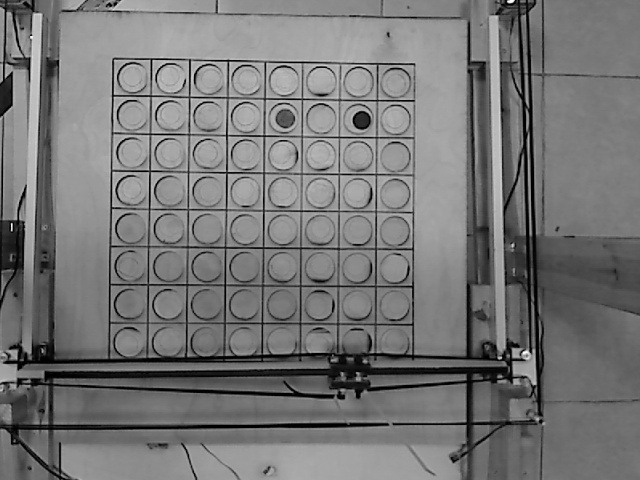
#> input picture עיבוד תמונה/daata/data1300.jpg, 640 x 480 px, given in place of the camera
$ python func_name.py
#> lines starting #> are read from the running program, lines starting #| are printed output that depends on the picture; after the words box and inside, x2 and y2 are one past the last pixel; in counts of white or black regions, pixels touching at a corner belong together
import cv2
import numpy as np
import math
#variables
#circles
r = 8 #min radius
R = 11 #max radius
circles_param = 1.9 #circles thrashhold
up_th = 50
down_th = 0
red_color_majority = 50
#images
global cam
img2 = cv2.imread("data1175.jpg", 0)
# img2 = img2[50:390, 165:500]
# cimg = 0
# s_img = 0
#lines
lines_param = 200
angle_param = np.pi / 720
max_rho = 280
min_rho = 0
y_angle = np.pi / 2
y_thrash_hold = 0.4
x_angle = 0.0
x_thrash_hold = 0.5
min_d_rho = 20
max_d_theta = 0.5

#colors
thrash_hold = 30


#functio for help
def cimg_def(img):
    return cv2.cvtColor(img, cv2.COLOR_GRAY2BGR)


def cutPicture(img):
    return img[30:370, 70:440]

def myKey(line):
    return abs(line[0][0])


# [25 lines left out: functions img2_def, get_color, not called in this run]

def initialCamera():
    return cv2.VideoCapture(0)


def get_y_line_formula(dot1, dot2):
    # [5 lines left out: function g, not called in this run]
    return g

def get_x_line_formula(dot1, dot2):
    # [8 lines left out: function g, not called in this run]
    return g

def get_new_point(x,y):
    return ((x-10)*0.8, (y-10)*0.8)

def first_editing(image):
   image = cv2.adaptiveThreshold(image, 255, cv2.ADAPTIVE_THRESH_GAUSSIAN_C, cv2.THRESH_BINARY, 11, 0.001)
   return image

def show_image(image):
   cv2.imshow("image", image)
   cv2.waitKey(0)

def resize(image):
   shape = image.shape
   if len(shape) == 2:
      height, width = shape
   else:
      height, width, chanels = shape
   image = image[10:height, 10:width] #cut the edge of the image
   image = cv2.resize(image, (0, 0), fx=0.8, fy=0.8)
   return image

# [6 lines left out: function bolding, not called in this run]


def find_circles(img2):
    return cv2.HoughCircles(img2, cv2.HOUGH_GRADIENT, circles_param, 20, param1=50, param2=30, minRadius=r, maxRadius=R)


# [34 lines left out: functions filter_circles, draw_circles, not called in this run]


def find_lines(img):
    s_img = resize(img)
    gray = cv2.cvtColor(s_img, cv2.COLOR_RGB2GRAY)
    gray = first_editing(gray)
    gray = 255 - gray
    # cv2.imshow('cacc', gray)
    # cv2.waitKey(0)
    lines = cv2.HoughLines(gray, 1, angle_param, lines_param)
    return sorted(lines,key = myKey)


def filter_lines(lines):
    lines_filtered = []
    for i in range(len(lines)):
        selected = False
        rho1, theta1 = lines[i][0]
        if abs(rho1) > max_rho or abs(rho1) < min_rho:
            continue
        if np.tan(theta1) != 0 and abs((np.tan(theta1)**-1) - (np.tan(y_angle)**(-1))) < y_thrash_hold:
            selected = True
        if abs((np.tan(theta1)) - (np.tan(x_angle))) < x_thrash_hold:
            selected = True
        if len(lines_filtered) == 0 and selected:
            lines_filtered.append(lines[i])
        for j in range(len(lines_filtered)):
            rho2, theta2 = lines_filtered[j][0]
            if abs((np.sin(theta1)) - (np.sin(theta2))) < max_d_theta and abs(abs(rho1) - abs(rho2)) < min_d_rho:
                selected = False
        if selected:
            lines_filtered.append(lines[i])
    return lines_filtered


def draw_lines(lines_filtered,s_img):
    for line in lines_filtered:
        for rho, theta in line:
            sin = math.cos(theta)
            cos = math.sin(theta)
            x0 = sin * rho
            y0 = cos * rho
            x1 = (x0 + 1000 * (-cos))
            y1 = (y0 + 1000 * (sin))
            x2 = (x0 - 1000 * (-cos))
            y2 = (y0 - 1000 * (sin))
            if abs(abs(np.tan(theta)) - abs(np.tan(x_angle))) < x_thrash_hold:
                cv2.line(s_img, (int(x1), int(y1)), (int(x2), int(y2)), (0, 255, 0), 2)
            else:
                cv2.line(s_img, (int(x1), int(y1)), (int(x2), int(y2)), (0, 0, 255), 2)


def classified_lines(filtered_lines):
    red_form = []
    green_form = []
    for line in filtered_lines:
        for rho, theta in line:
            sin = math.cos(theta)
            cos = math.sin(theta)
            x0 = sin * rho
            y0 = cos * rho
            x1 = (x0 + 1000 * (-cos))
            y1 = (y0 + 1000 * (sin))
            x2 = (x0 - 1000 * (-cos))
            y2 = (y0 - 1000 * (sin))
            if np.tan(theta) != 0 and  abs(abs(np.tan(theta)**(-1)) - abs(np.tan(y_angle)**(-1))) < y_thrash_hold:
                red_form.append(get_y_line_formula((x1, y1), (x2, y2)))
            else:
                green_form.append(get_x_line_formula((x1, y1), (x2, y2)))
    # print(len(green_form)," - greens " , len(red_form)," - reds ")
    return red_form , green_form


# [41 lines left out: functions create_board, find_board, get_board, not called in this run]


def take_pic():
    rval , frame = cam.read()
#> frame is the input picture: shape (480, 640, 3); min 0, max 255, mean 118.1
    cv2.imwrite('board.jpg',frame)
    board_img = cv2.imread('board.jpg', 0)
#> board_img: shape (480, 640); min 0, max 255, mean 118.1
    return board_img


def take_color_pic():
    frame = cv2.imread('board.jpg')
#> frame: shape (480, 640, 3); min 0, max 255, mean 118.1
    return frame


if __name__ == '__main__':
    cam = initialCamera()
    print('hi')
    key = "enter"
    while True:
        print("press key to continue")
        key = input()
        if key == 'e':
            break
        if key == 't':
            thrash_hold = int(input('set color thrash hold'))
        if key == 'u':
            up_th = int(input('set up_th'))
            down_th = float(input('set down_th'))
        if key =='R':
            p = input('set max radius')
            R = int(p)
        if key =='r':
            p = input('set min radius')
            r = int(p)
        if key =='p':
            p = input('set circles_parameter')
            circles_param = float(p)
        img = take_pic()
        colored_pic = take_color_pic()

        print("working...")
        img = cutPicture(img)
#> in cutPicture, `return img[30:370, 70:440]`:
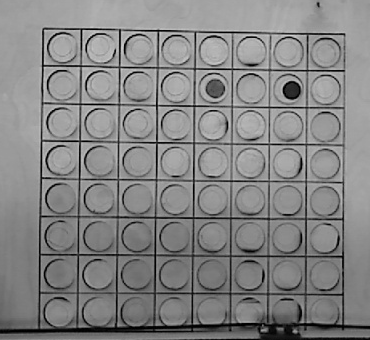
#> returned value: shape (340, 370); min 0, max 212, mean 132
        colored_pic = cutPicture(colored_pic)

        if key == 'a' or key == 'd':
            show_image(img)
        if key == 'b' or key == 'a':
            s_bord = np.array([[0,0,0,0,0,0,0,0],
                            [0,0,0,0,0,0,0,0],
                            [0,0,0,0,0,0,0,0],
                            [0,0,0,0,0,0,0,0],
                            [0,0,0,0,0,0,0,0],
                            [0,0,0,0,0,0,0,0],
                            [0,0,0,0,0,0,0,0],
                            [0,0,0,0,0,0,0,0]])
            for i in range(10):
                img = take_pic()
                colored_pic = take_color_pic()
                img = cutPicture(img)
                colored_pic = cutPicture(colored_pic)
                board = get_board(img, colored_pic)
                board1 = np.array(board)
                s_bord += board1
            s_bord = 0.1*s_bord
            for i in range(8):
                for j in range(8):
                    if s_bord[i][j] > 0.5:
                        s_bord[i][j] = int(1)
                    elif s_bord[i][j] < - 0.5:
                        s_bord[i][j] = int(-1)
                    else:
                        s_bord[i][j] = int(0)
            print(s_bord)
            if key == 'b':
                continue
        if key == 'c' or key == 'a':
            circles = find_circles(img)
            circles = filter_circles(circles,colored_pic)
        c = cimg_def(img)
        if key == 'c' or key == 'a':
            draw_circles(circles,c)
        lines = find_lines(c)
#> in resize, `image = image[10:height, 10:width]`:
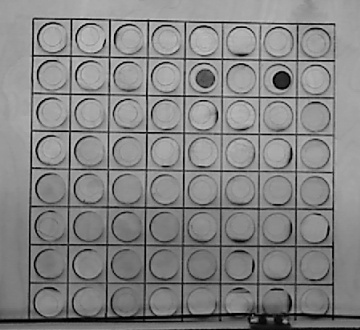
#> image: shape (330, 360, 3); min 0, max 212, mean 130.9
#> in resize, `image = cv2.resize(image, (0, 0), fx=0.8, fy=0.8)`:
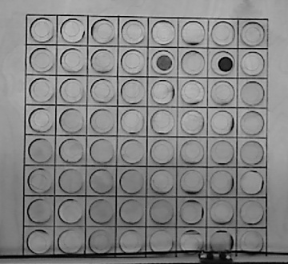
#> image: shape (264, 288, 3); min 0, max 202, mean 130.8
#> in first_editing, `image = cv2.adaptiveThreshold(image, 255, cv2.ADAPTIVE_THRESH_GAUSSIAN..`:
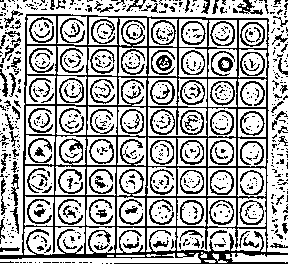
#> image: shape (264, 288); 67.3% white; black in thin lines or dots
#> in find_lines, `gray = 255 - gray`: gray: shape (264, 288); 32.7% white in thin lines or dots
#> in find_lines, `lines = cv2.HoughLines(gray, 1, angle_param, lines_param)`: lines = 64 rows, first 8: [14, 1.59], [44, 1.59], [256, 1.55], [195, 1.58], [164, 1.58], [134, 1.58], [43, 1.59], [88, 0.0131]
#> lines = 64 items, first 6: [[4, 2.36]], [[13, 1.6]], [[14, 1.59]], [[15, 1.58]], [[-16, 2.36]], [[-18, 2.36]]
        filtered = filter_lines(lines)
#> the loop in filter_lines, `for i in range(len(lines)):` made 64 passes
#> (rho1, theta1) on passes 1 to 12: (4, 2.36), (13, 1.6), (14, 1.59), (15, 1.58), (-16, 2.36), (-18, 2.36), (25, 2.36), (25, 0.00436), (26, 0.0131), (27, 0.0175), (43, 1.59), (44, 1.59)
#> after the loop in filter_lines, `for i in range(len(lines)):`: lines_filtered = 18 items, first 6: [[13, 1.6]], [[25, 0.00436]], [[43, 1.59]], [[56, 0.00873]], [[73, 1.59]], [[87, 0.00873]]
#> filtered has the same summary as lines_filtered in filter_lines
        classified_lines(filtered)
#> the loop in classified_lines, `for line in filtered_lines:` made 18 passes
#> line on passes 1 to 12: [[13, 1.6]], [[25, 0.00436]], [[43, 1.59]], [[56, 0.00873]], [[73, 1.59]], [[87, 0.00873]], [[103, 1.59]], [[117, 0.00436]], [[133, 1.59]], [[147, 0.00436]], [[163, 1.59]], [[177, 0.00436]]
#> after the loop in classified_lines, `for line in filtered_lines:`: green_form = 9 items
        s = resize(c)
        draw_lines(filtered,s)
#> the loop in draw_lines, `for line in lines_filtered:` made 18 passes
#> after the loop in draw_lines, `for line in lines_filtered:`:
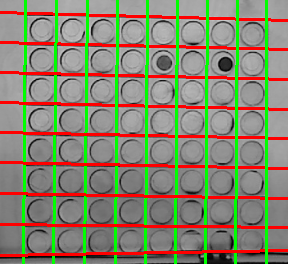
#> s_img: shape (264, 288, 3); mean of channels 0, 1, 2 111, 133.8, 135.7; drawn as B, G, R
#> (the run stopped early here; a loop or call above may not have finished)

$ run again, on עיבוד תמונה/daata/data200.jpg
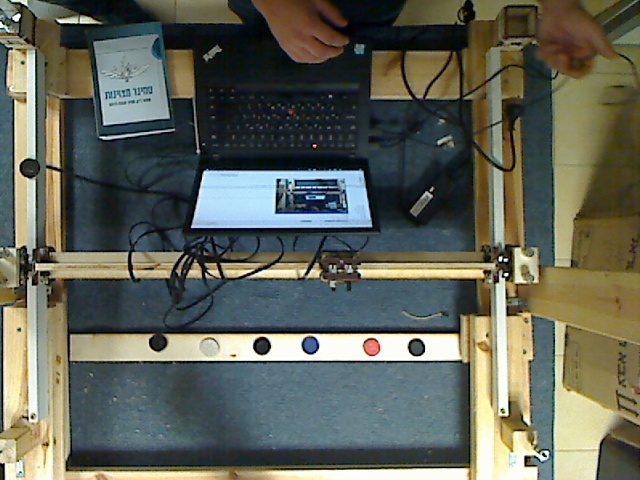
#> input picture עיבוד תמונה/daata/data200.jpg, 640 x 480 px, given in place of the camera
#> in take_pic, frame is the input picture: shape (480, 640, 3); mean B, G, R 88, 100.1, 96.5
#> in first_editing, `image = cv2.adaptiveThreshold(image, 255, cv2.ADAPTIVE_THRESH_GAUSSIAN..`:
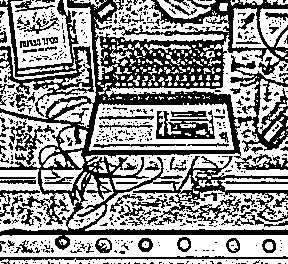
#> image: shape (264, 288); 57.8% white; 602 black regions (513 under 20 px), largest, box (x1, y1, x2, y2) and area: (0, 0, 288, 250) 20027, (0, 0, 94, 117) 2322, (156, 110, 215, 139) 849
#> in find_lines, `lines = cv2.HoughLines(gray, 1, angle_param, lines_param)`: lines = 111 rows, first 8: [234, 1.56], [232, 1.56], [258, 1.57], [257, 1.57], [190, 0.785], [259, 1.56], [230, 1.58], [192, 1.56]
#> `lines = find_lines(c)`: lines = 111 items, first 6: [[-1, 2.36]], [[6, 2.36]], [[-11, 2.36]], [[-13, 2.36]], [[13, 2.36]], [[-16, 2.36]]
#> the loop in filter_lines, `for i in range(len(lines)):` made 111 passes
#> after the loop in filter_lines, `for i in range(len(lines)):`: lines_filtered = [[[41, 1.58]], [[64, 1.58]], [[85, 1.55]], [[146, 1.56]], [[167, 1.58]], [[190, 1.58]], [[227, 1.6]], [[256, 1.58]]]
#> filtered has the same summary as lines_filtered in filter_lines
#> the loop in classified_lines, `for line in filtered_lines:` made 8 passes
#> after the loop in classified_lines, `for line in filtered_lines:`: green_form = []; red_form = 8 items
#> the loop in draw_lines, `for line in lines_filtered:` made 8 passes
#> after the loop in draw_lines, `for line in lines_filtered:`:
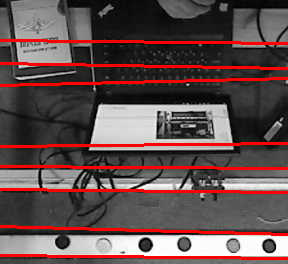
#> s_img: shape (264, 288, 3); mean of channels 0, 1, 2 77.4, 77.4, 100.6; drawn as B, G, R
